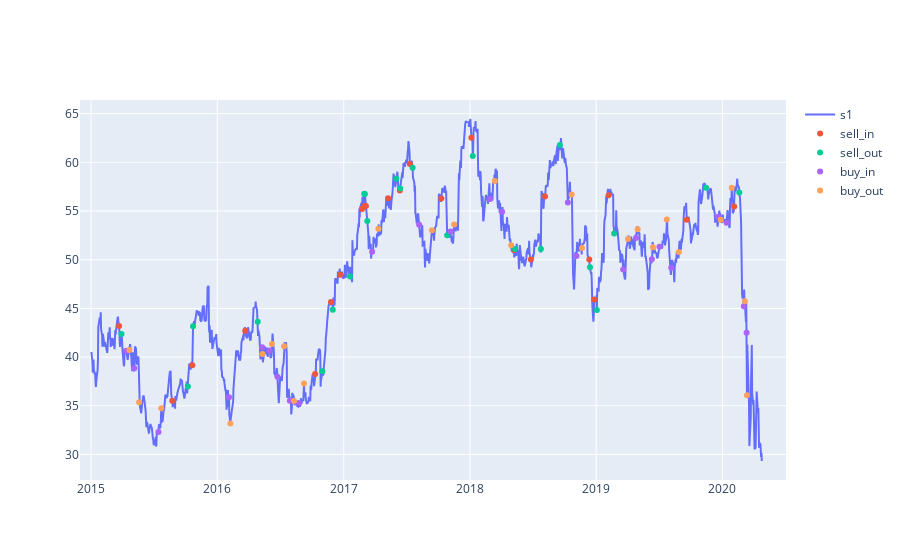
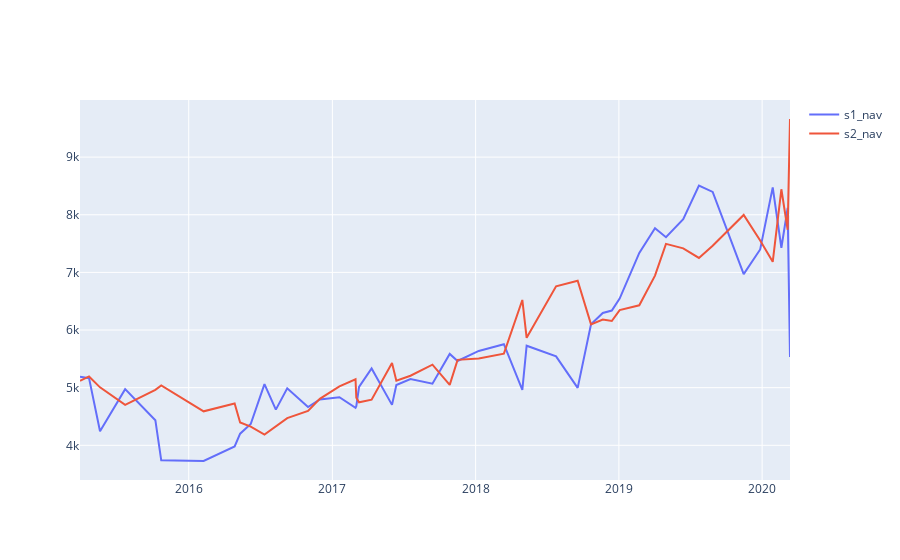

The notebook cell saved with these charts, in order:
### Code cell
importlib.reload(base_fx)
importlib.reload(portfolio_fx)
importlib.reload(algos)
#print(quotes)
portfolio_fx.plot_trades_on_series(symbol1, symbol2, quotes[symbol1], quotes[symbol2], portfolio)
